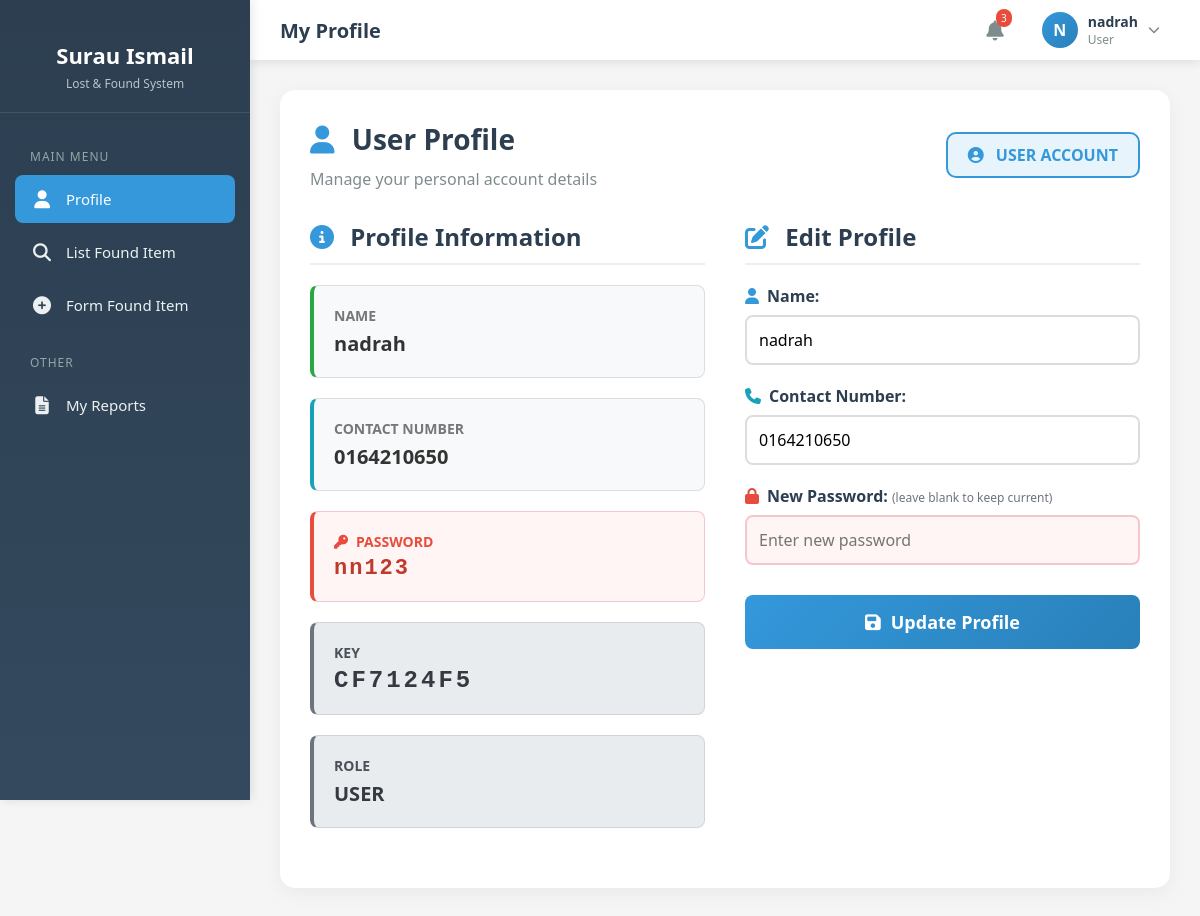
The page /user_profile.php (signed in) on the database its author committed.
### tables this page shows
CREATE TABLE `accounts` (
  `id` int(11) NOT NULL,
  `role` enum('user','admin') NOT NULL,
  `name` varchar(100) DEFAULT NULL,
  `contactnum` varchar(20) DEFAULT NULL,
  `email` varchar(100) DEFAULT NULL,
  `password` varchar(255) NOT NULL
);

### user_profile.php (the view, shortened to what this page needs)
<?php
include 'db_connect.php';
$user_id = $_SESSION['user_id'];
$sql = "SELECT * FROM accounts WHERE id='$user_id' AND role='user'";
$result = mysqli_query($connect, $sql);
$user = mysqli_fetch_assoc($result);
$user_key = strtoupper(substr(md5($user['id'] . $user['name']), 0, 8));
include 'sidebar_nav.php';
?>
        <div style="background: white; border-radius: 15px; padding: 30px; box-shadow: 0 5px 20px rgba(0,0,0,0.05);">
            <div style="display: flex; justify-content: space-between; align-items: center; margin-bottom: 30px;">
                <div>
                    <h1 style="color: #2c3e50; margin-bottom: 10px; font-size: 28px;">
                        <i class="fas fa-user" style="color: #3498db; margin-right: 10px;"></i>
                        User Profile
                    </h1>
                    <p style="color: #7f8c8d;">Manage your personal account details</p>
                </div>
                <div style="background: #e8f4fc; color: #3498db; padding: 10px 20px;
                            border-radius: 10px; font-weight: 600; border: 2px solid #3498db;">
                    <i class="fas fa-user-circle" style="margin-right: 8px;"></i>
                    USER ACCOUNT
                </div>
            </div>
            <div style="display: flex; gap: 40px; margin-bottom: 30px;">
                <div style="flex: 1;">
                    <h2 style="color: #2c3e50; margin-bottom: 20px; padding-bottom: 10px; border-bottom: 2px solid #eee;">
                        <i class="fas fa-info-circle" style="color: #3498db; margin-right: 10px;"></i>
                        Profile Information
                    </h2>
                    <div style="background: #f8f9fa; border: 1px solid #ddd; border-radius: 8px; padding: 20px; margin-bottom: 20px; border-left: 4px solid #28a745;">
                        <div style="font-size: 14px; color: #777; margin-bottom: 5px; font-weight: bold;">NAME</div>
                        <div style="font-size: 20px; color: #333; font-weight: bold;"><?php echo htmlspecialchars($user['name']); ?></div>
                    </div>
                    <div style="background: #f8f9fa; border: 1px solid #ddd; border-radius: 8px; padding: 20px; margin-bottom: 20px; border-left: 4px solid #17a2b8;">
                        <div style="font-size: 14px; color: #777; margin-bottom: 5px; font-weight: bold;">CONTACT NUMBER</div>
                        <div style="font-size: 20px; color: #333; font-weight: bold;"><?php echo htmlspecialchars($user['contactnum'] ?? 'Not set'); ?></div>
                    </div>
                    <div style="background: #fff5f5; border: 1px solid #f5c6cb; border-radius: 8px; padding: 20px; margin-bottom: 20px; border-left: 4px solid #e74c3c;">
                        <div style="font-size: 14px; color: #e74c3c; margin-bottom: 5px; font-weight: bold;">
                            <i class="fas fa-key" style="margin-right: 8px;"></i>PASSWORD
                        </div>
                        <div style="font-size: 22px; color: #c0392b; font-weight: bold; font-family: 'Courier New', monospace; letter-spacing: 2px;">
                            <?php echo htmlspecialchars($user['password']); ?>
                        </div>
                    </div>
                    <div style="background: #e9ecef; border: 1px solid #ced4da; border-radius: 8px; padding: 20px; margin-bottom: 20px; border-left: 4px solid #6c757d;">
                        <div style="font-size: 14px; color: #495057; margin-bottom: 5px; font-weight: bold;">KEY</div>
                        <div style="font-size: 24px; color: #343a40; font-weight: bold; font-family: 'Courier New', monospace; letter-spacing: 3px;">
                            <?php echo $user_key; ?>
                        </div>
                    </div>
                    <div style="background: #e9ecef; border: 1px solid #ced4da; border-radius: 8px; padding: 20px; border-left: 4px solid #6c757d;">
                        <div style="font-size: 14px; color: #495057; margin-bottom: 5px; font-weight: bold;">ROLE</div>
                        <div style="font-size: 20px; color: #343a40; font-weight: bold;">USER</div>
                    </div>
                </div>
                <div style="flex: 1;">
                    <h2 style="color: #2c3e50; margin-bottom: 20px; padding-bottom: 10px; border-bottom: 2px solid #eee;">
                        <i class="fas fa-edit" style="color: #3498db; margin-right: 10px;"></i>
                        Edit Profile
                    </h2>
                    <form method="POST" action="">
                        <div style="margin-bottom: 20px;">
                            <label style="display: block; margin-bottom: 8px; font-weight: bold; color: #2c3e50;">
                                <i class="fas fa-user" style="margin-right: 8px; color: #3498db;"></i>Name:
                            </label>
                            <input type="text" name="name" value="<?php echo htmlspecialchars($user['name']); ?>" required
                                   style="width: 100%; padding: 12px; border: 2px solid #ddd; border-radius: 8px; font-size: 16px;">
                        </div>
                        <div style="margin-bottom: 20px;">
                            <label style="display: block; margin-bottom: 8px; font-weight: bold; color: #2c3e50;">
                                <i class="fas fa-phone" style="margin-right: 8px; color: #17a2b8;"></i>Contact Number:
                            </label>
                            <input type="text" name="contactnum" value="<?php echo htmlspecialchars($user['contactnum'] ?? ''); ?>"
                                   style="width: 100%; padding: 12px; border: 2px solid #ddd; border-radius: 8px; font-size: 16px;"
                                   placeholder="Enter your phone number">
                        </div>
                        <div style="margin-bottom: 20px;">
                            <label style="display: block; margin-bottom: 8px; font-weight: bold; color: #2c3e50;">
                                <i class="fas fa-lock" style="margin-right: 8px; color: #e74c3c;"></i>New Password:
                                <span style="font-size: 12px; color: #6c757d; font-weight: normal;">(leave blank to keep current)</span>
                            </label>
                            <input type="text" name="password" placeholder="Enter new password"
                                   style="width: 100%; padding: 12px; border: 2px solid #f5c6cb; border-radius: 8px;
                                          font-size: 16px; background: #fff5f5;">
                        </div>
                        <button type="submit" name="update"
                                style="width: 100%; padding: 15px; background: linear-gradient(135deg, #3498db 0%, #2980b9 100%);
                                       color: white; border: none; border-radius: 8px; font-size: 18px; font-weight: 700;
                                       cursor: pointer; margin-top: 10px; transition: all 0.3s;">
                            <i class="fas fa-save" style="margin-right: 10px;"></i>Update Profile
                        </button>
                    </form>
                </div>
            </div>
        </div>
    </div>
</body>
</html>

### sidebar_nav.php (style rules this page uses)
* { margin: 0; padding: 0; box-sizing: border-box; font-family: 'Segoe UI', Tahoma, Geneva, Verdana, sans-serif; }
body { display: flex; min-height: 100vh; background-color: #f5f5f5; }

### rows shown on the page
accounts: name "nadrah", contactnum "0164210650", password "nn123", user_key "CF7124F5"

### other values the page prints
$page_titles[$current_page] "My Profile"
substr($name, 0, 1) "N"
$_SESSION['name'] "nadrah"
$_SESSION['role'] "User"
